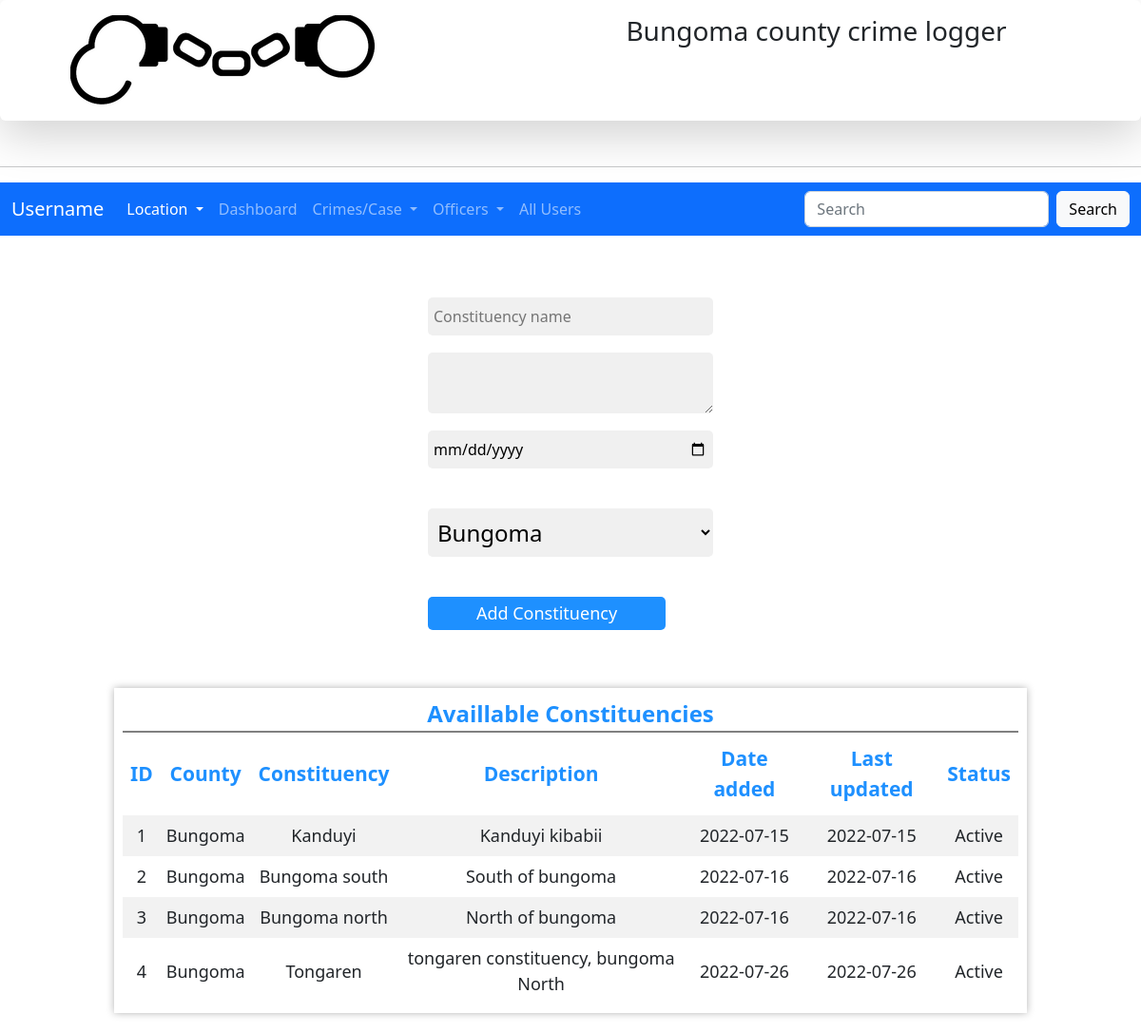
Screenshot of /addconstituency.php with the database file from the repository.
### tables this page shows
CREATE TABLE IF NOT EXISTS `tblconstituency` (
  `constituencyID` int(12) NOT NULL AUTO_INCREMENT,
  `constituencyname` varchar(255) NOT NULL,
  `description` varchar(255) NOT NULL,
  `dateadded` date NOT NULL,
  `dateupdated` date NOT NULL,
  `status` int(1) NOT NULL,
  `countyID` int(12) NOT NULL,
  PRIMARY KEY (`constituencyID`),
  KEY `cscn` (`countyID`)
);

CREATE TABLE IF NOT EXISTS `tblcounty` (
  `countyID` int(12) NOT NULL AUTO_INCREMENT,
  `countyname` varchar(255) NOT NULL,
  `description` varchar(255) NOT NULL,
  `dateadded` date NOT NULL,
  `dateupdated` date NOT NULL,
  `status` int(1) NOT NULL,
  PRIMARY KEY (`countyID`)
);

### addconstituency.php (the view, shortened to what this page needs)
<?php require_once('Connections/crimecon.php'); ?>
<?php
$editFormAction = $_SERVER['PHP_SELF'];
if (isset($_SERVER['QUERY_STRING'])) {
  $editFormAction .= "?" . htmlentities($_SERVER['QUERY_STRING']);
}
$query_cmbcounty = "SELECT tblcounty.countyID, tblcounty.countyname FROM tblcounty";
$cmbcounty = mysql_query($query_cmbcounty, $crimecon) or die(mysql_error());
$row_cmbcounty = mysql_fetch_assoc($cmbcounty);
$maxRows_allconstituency = 10;
$pageNum_allconstituency = 0;
$startRow_allconstituency = $pageNum_allconstituency * $maxRows_allconstituency;
$query_allconstituency = "SELECT tblconstituency.constituencyID, tblconstituency.constituencyname, tblconstituency.`description`, tblconstituency.dateadded, tblconstituency.dateupdated, tblconstituency.status, tblcounty.countyname FROM tblconstituency, tblcounty WHERE tblcounty.countyID = tblconstituency.countyID";
$query_limit_allconstituency = sprintf("%s LIMIT %d, %d", $query_allconstituency, $startRow_allconstituency, $maxRows_allconstituency);
$allconstituency = mysql_query($query_limit_allconstituency, $crimecon) or die(mysql_error());
$row_allconstituency = mysql_fetch_assoc($allconstituency);
?>
<!DOCTYPE html PUBLIC "-//W3C//DTD XHTML 1.0 Transitional//EN" "http://www.w3.org/TR/xhtml1/DTD/xhtml1-transitional.dtd">
<html xmlns="http://www.w3.org/1999/xhtml">
<head>
<link rel="stylesheet" type="text/css" href="customcss/myelements.css">
<link rel="stylesheet" type="text/css" href="customcss/navigation.css">
<link rel="stylesheet" type="text/css" href="css/bootstrap.min.css">
<link rel="stylesheet" href="https://cdnjs.cloudflare.com/ajax/libs/ionicons/2.0.1/css/ionicons.min.css">
</head>
<body>
<nav class="shadow-lg p-3 mb-5 bg-body rounded">
   <div class="logoholder">
    <div class="logo-holder">
      <img src="assets/logo/logo.png">
    </div>
    <div class="name-holder">
      <h3>Bungoma county crime logger</h3>
    </div>
   </div>
   </nav>
   <hr>
      <nav class="navbar navbar-expand-lg navbar-dark bg-primary">
  <div class="container-fluid">
    <a class="navbar-brand" href="#">Username</a>
    <div class="collapse navbar-collapse" id="navbarSupportedContent">
      <ul class="navbar-nav me-auto mb-2 mb-lg-0">
        <li class="nav-item dropdown">
          <a class="nav-link dropdown-toggle  active" href="#" id="navbarDropdown" role="button" data-bs-toggle="dropdown" aria-expanded="false">
            Location
          </a>
        </li>
        <li class="nav-item">
          <a class="nav-link" href="dashboardadmin.php">Dashboard</a>
        </li>
        <li class="nav-item dropdown">
          <a class="nav-link dropdown-toggle" href="#" id="navbarDropdown" role="button" data-bs-toggle="dropdown" aria-expanded="false">
            Crimes/Case
          </a>
        </li>
        <li class="nav-item dropdown">
          <a class="nav-link dropdown-toggle" href="#" id="navbarDropdown" role="button" data-bs-toggle="dropdown" aria-expanded="false">
            Officers
          </a>
        </li>
        <li class="nav-item">
          <a class="nav-link" href="#">All Users</a>
        </li>
      </ul>
      <form class="d-flex">
        <input class="form-control me-2" type="search" placeholder="Search" aria-label="Search">
        <button class="btn btn-light" type="submit">Search</button>
      </form>
    </div>
  </div>
</nav>
<br><br>
<form action="<?php echo $editFormAction; ?>" method="post" name="form1" id="form1">
  <table align="center">
    <tr valign="baseline">
      <td><input type="text" name="constituencyname" value="" placeholder="Constituency name" class="myinputtext" /></td>
    </tr>
    <tr valign="baseline">
      <td>
     <textarea name="description" placeholder="Description" class="myinputtext">
     </textarea>
      </td>
    </tr>
    <tr valign="baseline">
      <td><input type="date" name="dateadded" value="" class="myinputtext"/></td>
    </tr>
    <tr valign="baseline">
      <td><br>
        <select name="countyID" class="myoption">
          <?php
do {
?>
          <option value="<?php echo $row_cmbcounty['countyID']?>"<?php if (!(strcmp($row_cmbcounty['countyID'], $row_cmbcounty['countyID']))) {echo "selected=\"selected\"";} ?>><?php echo $row_cmbcounty['countyname']?></option>
          <?php
} while ($row_cmbcounty = mysql_fetch_assoc($cmbcounty));
?>
        </select>
      </td>
    </tr>
    <tr valign="baseline">
      <td> <br><input type="submit" value="Add Constituency" class="mybutton"/></td>
    </tr>
  </table>
</form>
<p>&nbsp;</p>
<div class="scroll-table">
  <div class="table-holder">
    <div class="table-caption">
      <label class="largeText dodgerblueText">Availlable Constituencies <span></span></label>
    </div>
    <table>
      <thead>
  <tr>
    <th>ID</th>
    <th>County</th>
    <th>Constituency</th>
    <th>Description</th>
    <th>Date added</th>
    <th>Last updated</th>
    <th>Status</th>
  </tr>
  </thead>
  <tbody>
  <?php do { ?>
    <tr>
      <td><?php echo $row_allconstituency['constituencyID']; ?></td>
      <td><?php echo $row_allconstituency['countyname']; ?></td>
      <td><?php echo $row_allconstituency['constituencyname']; ?></td>
      <td><?php echo $row_allconstituency['description']; ?></td>
      <td><?php echo $row_allconstituency['dateadded']; ?></td>
      <td><?php echo $row_allconstituency['dateupdated']; ?></td>
      <td><?php if ($row_allconstituency['status'] == 1) {
        echo "Active";
      }else{
        echo "Not Active";
      } ?></td>
    </tr>
    <?php } while ($row_allconstituency = mysql_fetch_assoc($allconstituency)); ?>
    </tbody>
</table>
  </div>
  </div>
</body>
</html>

### customcss/myelements.css (style rules this page uses)
.mybutton { padding: 4px 3px; background: dodgerblue; color: white; font-size: 18px; border-radius: 5px; outline: none; border: none; min-width: 250px; margin-top: 16px; }
.myinputtext { padding: 8px 6px; background: #f0f0f0; font-size: 16px; border-radius: 5px; outline: none; border: none; min-width: 300px; margin-top: 16px; }
.myoption { padding: 8px 6px; background: #f0f0f0; font-size: 24px; border-radius: 5px; outline: none; border: none; margin-top: 16px; min-width: 300px; }
.largeText { font-size: 24px; font-weight: bold; }
.dodgerblueText { color: dodgerblue; }
.scroll-table { overflow: hidden; overflow-x: scroll; }
.table-holder { background: #fff; width: 80%; min-width: 750px; margin-left: 10%; border: 1px solid #fff; box-shadow: 0 0 0.5rem 0 rgba(0 ,0,0,0.3); padding: 8px; margin-top: 20px; margin-bottom: 20px; }
.table-caption { display: flex; justify-content: center; width: 100%; border-bottom: 2px solid grey; }
.table-holder table { width: 100%; }
.table-holder thead { color: dodgerblue; font-size: 21px; text-align: center; background-color: #fff; }
.table-holder th { padding: 12px 8px; }
.table-holder td { text-align: center; font-size: 18px; padding: 8px 6px; }
.table-holder tbody tr:nth-child(odd) { background-color: #f2f2f2; }

### customcss/navigation.css (style rules this page uses)
.logoholder { display: flex; }
.logo-holder { width: 50%; padding-left: 5%; }
.name-holder { width: 50%; padding-left: 5%; }

### rows the page displays
tblconstituency: constituencyID "1", countyID.countyname "Bungoma", constituencyname "Kanduyi", description "Kanduyi kibabii", dateadded "2022-07-15", dateupdated "2022-07-15", status "Active"
tblconstituency: constituencyID "2", countyID.countyname "Bungoma", constituencyname "Bungoma south", description "South of bungoma", dateadded "2022-07-16", dateupdated "2022-07-16", status "Active"
tblconstituency: constituencyID "3", countyID.countyname "Bungoma", constituencyname "Bungoma north", description "North of bungoma", dateadded "2022-07-16", dateupdated "2022-07-16", status "Active"
tblconstituency: constituencyID "4", countyID.countyname "Bungoma", constituencyname "Tongaren", description "tongaren constituency, bungoma North", dateadded "2022-07-26", dateupdated "2022-07-26", status "Active"

### other values shown
form field countyID "Bungoma"
